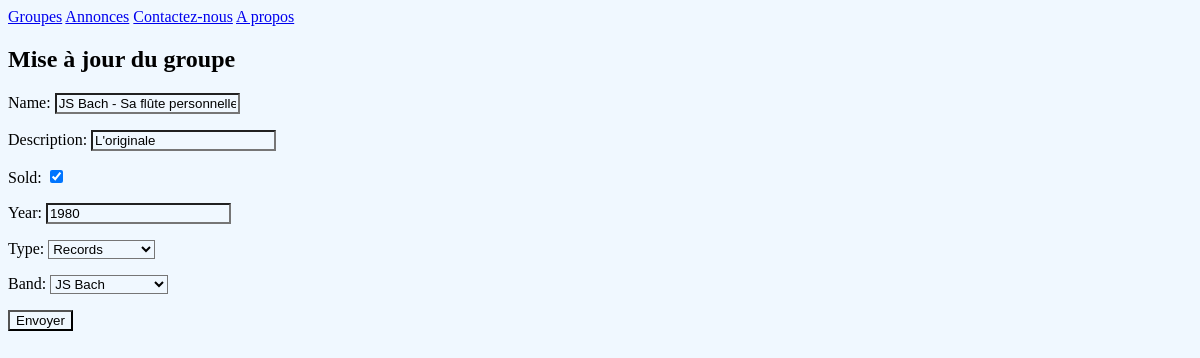
/listings/1/update/, run on an earlier commit of the app's database.
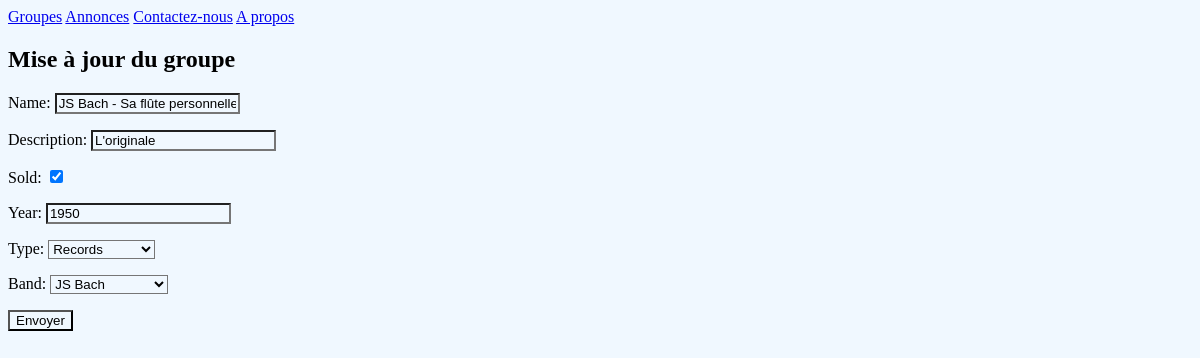
And on a later commit of the database.
### listings/models.py (models this page shows, shortened)
class Listing(models.Model):
    class Type(models.TextChoices):
        RECORDS = 'R'
        POSTERS = 'P'
        CLOTHINGS = 'C'
        MISCELLANEOUS = 'M'
    name = models.fields.CharField(max_length=100)
    description = models.fields.CharField(max_length=500)
    sold = models.fields.BooleanField(default=False)
    year = models.fields.IntegerField(
    validators=[MinValueValidator(1900), MaxValueValidator(2021)]
    )
    type = models.fields.CharField(choices=Type.choices, max_length=5)
    band = models.ForeignKey(Band, null=True, on_delete=models.SET_NULL)

class Band(models.Model):
    class Genre(models.TextChoices):
        HIP_HOP = 'HH'
        SYNTH_POP = 'SP'
        ALTERNATIVE_ROCK = 'AR'
        JAZZ = 'JZ'
        CLASSICAL_MUSIC = 'CLQ'
        ROCK = 'RCK'
    name = models.fields.CharField(max_length=100)
    genre = models.fields.CharField(choices=Genre.choices, max_length=5)
    biography = models.fields.CharField(max_length=1000)
    year_formed = models.fields.IntegerField(
    validators=[MinValueValidator(1900), MaxValueValidator(2021)]
    )
    active = models.fields.BooleanField(default=True)
    official_homepage = models.fields.URLField(null=True, blank=True)
    def __str__(self):
        return f"{self.name}"

### listings/views.py (the view)
# urls.py: path('listings/<int:id>/update/', views.listing_update, name='listing-update'),
def listing_update(request, id):
    listing = Listing.objects.get(id=id)
    if request.method == 'POST':
        form = ListingForm(request.POST, instance=listing)
        if form.is_valid():
            form.save()
            return redirect('listing-detail', listing.id)
    else:
        form = ListingForm(instance=listing)
    return render(request, 'listings/band_update.html', {'form': form})

### listings/forms.py
class ListingForm(forms.ModelForm):
    class Meta:
        model = Listing
        fields = '__all__'

### listings/templates/listings/band_update.html (shortened to what this page needs)
{% extends 'listings/base.html' %}
{% block content %}
  <h2>Mise à jour du groupe</h2>
  <form action="" method="post">
    {{ form.as_p }}
    <input type="submit" value="Envoyer">
 </form>
{% endblock %}

What changed in the data, as far as the page shows it:
changed Listing "L'originale": year "1980" → "1950"
